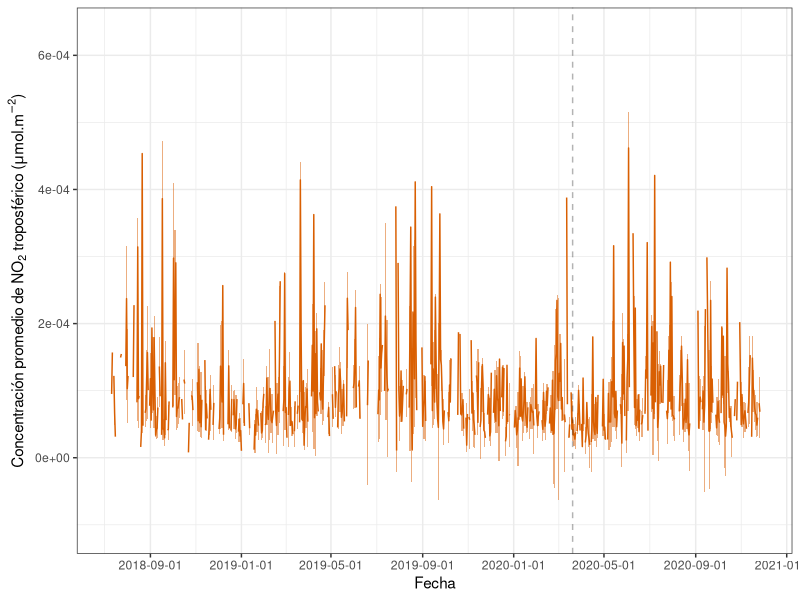

Here is the R script that generated this plot: (Note: this script raises an error after producing the figure.)
rm(list=ls())
gc()

##### Analisis descriptivo NO2 y variables meteorológicas ####
library(tidyverse)
library(data.table)
library(scales)

#### NO2 ####

no2 <- fread("Datos/Buenos Aires_NO2trop_diario.csv")

# Grafico crudo:

(plot.no2 <- no2 %>%
  ggplot(aes(x = Fecha_datetime, y = NO2_trop_mean, ymin = NO2_trop_mean -NO2_trop_std, ymax = NO2_trop_mean + NO2_trop_std)) +
  geom_ribbon(alpha = .5, fill = palette.colors(2, "Dark2")[2]) +
  geom_line(col = palette.colors(2, "Dark2")[2]) +
    scale_x_date(breaks = date_breaks("4 month")) +
  theme_bw()+
    geom_vline(xintercept = as.Date("2020-03-20"), alpha = 0.3, linetype = "dashed")+
    labs(x = "Fecha", y = expression(paste("Concentración promedio de ", NO[2], " troposférico (", mu, "mol.", m^-2, ")")), fill = "Período", col = "Período"))

ggsave("Figuras/Descriptiva/Linea_NO2.png", plot.no2, width = 12, height = 6)


# Variacion semanal segun periodo:
no2[, c("periodo", "dia_semana") := .(fifelse(Fecha_datetime < as.Date("2020-03-20"), "Previo a restricciones", "Durante las restricciones") %>%
                                        as.factor() %>%
                                        fct_rev(),
                                      weekdays(Fecha_datetime) %>%
                                        str_to_title() %>%
                                        factor(levels = c("Lunes", "Martes", "Miércoles", "Jueves", "Viernes", "Sábado", "Domingo")))]


(plot.variacion.semanal <- no2[, .(NO2_trop_mean = mean(NO2_trop_mean, na.rm = TRUE),
                                   NO2_trop_std = sd(NO2_trop_mean, na.rm = TRUE)), by = .(dia_semana, periodo)] %>%
    ggplot(aes(x = as.numeric(dia_semana), y = NO2_trop_medio))+
    geom_ribbon(aes(ymin = NO2_trop_medio - NO2_trop_sd, ymax = NO2_trop_medio + NO2_trop_sd, fill = periodo), alpha = 0.3) +
    geom_line(aes(col = periodo))+
    scale_x_continuous(breaks = 1:7, labels = levels(vehiculos$dia_semana), minor_breaks = NULL) +
    scale_fill_brewer(palette = "Dark2") +
    scale_color_brewer(palette = "Dark2") +
    theme_bw()+
    theme(legend.position = "top") +
    labs(x = "Día de la semana", y = "Cantidad de vehículos contados por hora", fill = "Período", col = "Período"))


(boxplot.semanal <- no2 %>%
  ggplot(aes(x = dia_semana, y = NO2_trop_mean, fill = periodo)) +
  geom_boxplot() +
  scale_fill_brewer(palette = "Dark2") +
  theme_bw()+
  theme(legend.position = "top") +
  labs(x = "Día de la semana", y = expression(paste("Concentración promedio de ", NO[2], " troposférico (", mu, "mol.", m^-2, ")")), fill = "Período"))


ggsave("Figuras/Descriptiva/Boxplot_semanal_NO2.png", boxplot.semanal, width = 10, height = 6)

